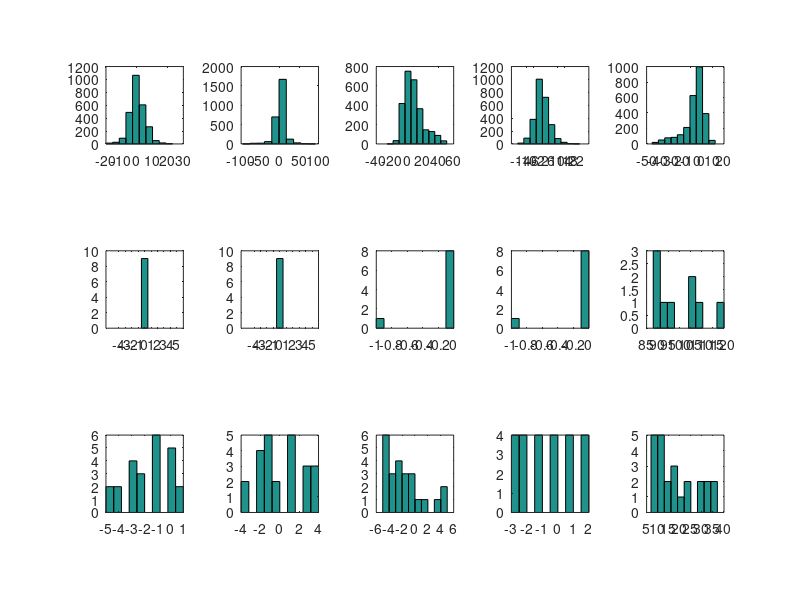
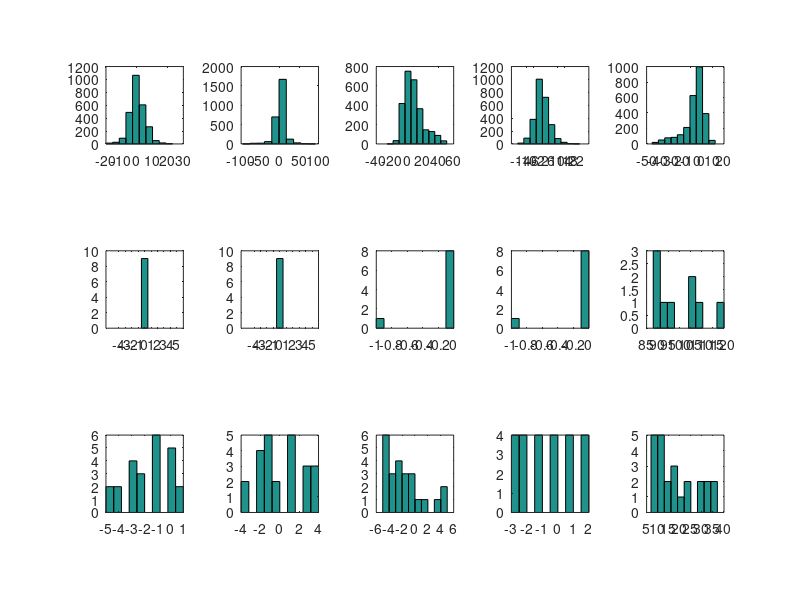

MATLAB code for these plots, in order:
% Code for manipulating AR_Results.mat into the correct format for publication
% Rearranges key results into tables, then prints these tables to file
% To be called from AR_2013 master directory
%clear all
load Results/AR_Results.mat

% Option for generating tables, histograms or plots
tables = 0;
hists = 1;

if tables;
    %% DATASET 1 Rearrange for plotting tables
    for i = 1:5;
        results.table1(i,1:4) = results.stat{1,i};
        results.table1(i,5) = results.t_train{1,i};
        results.table1(i,6) = results.t_test{1,i};
    end
    
    % Print results table to .tex file. Code inspired by N.Lawrence
    classy = {'Temp', 'Freq', 'Feat', 'MAP', 'Static'};
    [rows cols] = size(results.table1);
    numSigFigs = 3;
    fid = fopen('Results/results_table1.tex', 'w');
    for i = 1:rows
        fprintf(fid,[classy{i} ' & ']);
        for j = 1:cols
            fprintf(fid, ['$' num2str(results.table1(i, j), numSigFigs) '$']);
            if j < cols
                fprintf(fid, ' & ');
            end
        end
        if i <= rows
            fprintf(fid, '\\\\\n');
        end
    end
    fclose(fid);
    
    %% DATASET 2 Rearrange for plotting tables
    for i = 1:5;
        results.table2(i,1:4) = results.stat{2,i};
        results.table2(i,5) = results.t_train{2,i};
        results.table2(i,6) = results.t_test{2,i};
    end
    
    % Print results table to .tex file.
    
    fid = fopen('Results/results_table2.tex', 'w');
    for i = 1:rows
        fprintf(fid,[classy{i} ' & ']);
        for j = 1:cols
            fprintf(fid, ['$' num2str(results.table2(i, j), numSigFigs) '$']);
            if j < cols
                fprintf(fid, ' & ');
            end
        end
        if i <= rows
            fprintf(fid, '\\\\\n');
        end
    end
    fclose(fid);
    
    %% DATASET 3 Rearrange for plotting tables
    for i = 1:5;
        results.table3(i,1:4) = results.stat{3,i};
        results.table3(i,5) = results.t_train{3,i};
        results.table3(i,6) = results.t_test{3,i};
    end
    
    % Print results table to .tex file.
    [rows cols] = size(results.table3);
    numSigFigs = 3;
    fid = fopen('Results/results_table3.tex', 'w');
    for i = 1:rows
        fprintf(fid,[classy{i} ' & ']);
        for j = 1:cols
            fprintf(fid, ['$' num2str(results.table3(i, j), numSigFigs) '$']);
            if j < cols
                fprintf(fid, ' & ');
            end
        end
        if i <= rows
            fprintf(fid, '\\\\\n');
        end
    end
    fclose(fid);
end


%% Plotting histograms of errors
if hists;
    k = 0;
    for i = 1:3;
        for j = 1:5;
            k = k + 1;
            figure(1);
            subplot(3,5,k);
            m1 = results.errorR{i,j};
            hist(m1)
            axis square
            
            figure(2);
            subplot(3,5,k);
            m1 = results.errorR{i,j};
            hist(m1)
            axis square
            
        end
    end
end
